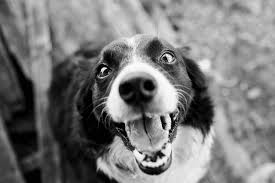
#> input picture EEE444-lab1/images/download.jpeg, 275 x 183 px
$ python -i fourier.py   (imports and definitions only)
#> lines starting #> are read from the running program, lines starting #| are printed output that depends on the picture
#> further down, picture is the input picture: shape (183, 275, 3); min 0, max 255, mean 120.7
import cv2
import numpy as np
from PyQt5 import QtWidgets, QtCore, QtGui
import matplotlib.pyplot as plt
from matplotlib.backends.backend_qt5agg import FigureCanvasQTAgg as FigureCanvas
from matplotlib.figure import Figure

# -------------------------- Fourier Processing Functions --------------------------

# [12 lines left out: functions freq_grid, gaussian_lowpass, not called in this run]

def gaussian_highpass(shape, D0):
    """Create Gaussian highpass filter."""
    return 1.0 - gaussian_lowpass(shape, D0)

# [5 lines left out: function butterworth_lowpass, not called in this run]

def butterworth_highpass(shape, D0, n):
    """Create Butterworth highpass filter."""
    return 1.0 - butterworth_lowpass(shape, D0, n)

# [5 lines left out: function ideal_lowpass, not called in this run]

def ideal_highpass(shape, D0):
    """Create ideal highpass filter."""
    return 1.0 - ideal_lowpass(shape, D0)

# [107 lines left out: functions bandpass_filter, notch_reject_filter, apply_filter_gray, apply_filter_rgb, not called in this run]

def compute_spectrum(img_rgb):
    """Compute and return the magnitude spectrum for display."""
    if img_rgb.ndim == 3:
        gray = cv2.cvtColor(img_rgb, cv2.COLOR_RGB2GRAY)
    else:
        gray = img_rgb

    gray = gray.astype(np.float32)
    F = np.fft.fft2(gray)
    F_shift = np.fft.fftshift(F)

    # Compute log magnitude spectrum
    magnitude = np.abs(F_shift)
    spectrum = np.log(1 + magnitude)
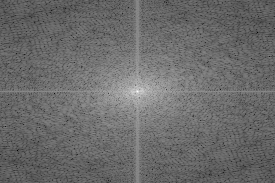
#> spectrum: shape (183, 275) float64; min 1.4, max 15.62, mean 7.39; drawn with min black and max white
    spectrum = cv2.normalize(spectrum, None, 0, 255, cv2.NORM_MINMAX)

    return spectrum.astype(np.uint8)

# [53 lines left out: functions phase_only_reconstruction, magnitude_only_reconstruction, not called in this run]

# -------------------------- Image Canvas for Results --------------------------

class ImageCanvas(QtWidgets.QLabel):
    """Simple image display widget."""

    # [574 lines left out: functions __init__, set_image_rgb, resizeEvent, create_fourier_tab, get_source_image, on_spectrum_clicked and 11 more, not called in this run]

>>> import cv2
>>> picture = cv2.cvtColor(cv2.imread('images/download.jpeg'), cv2.COLOR_BGR2RGB)
>>> result = compute_spectrum(picture)

$ run again, on EEE444-lab1/images/subject1.jpeg
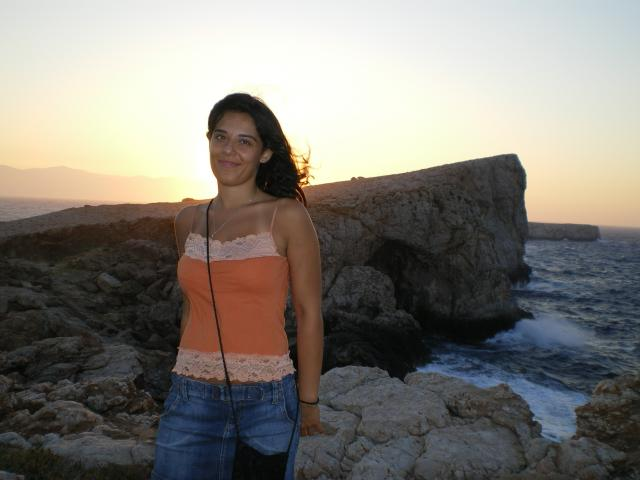
#> input picture EEE444-lab1/images/subject1.jpeg, 640 x 480 px
#> in compute_spectrum, `gray = cv2.cvtColor(img_rgb, cv2.COLOR_RGB2GRAY)`:
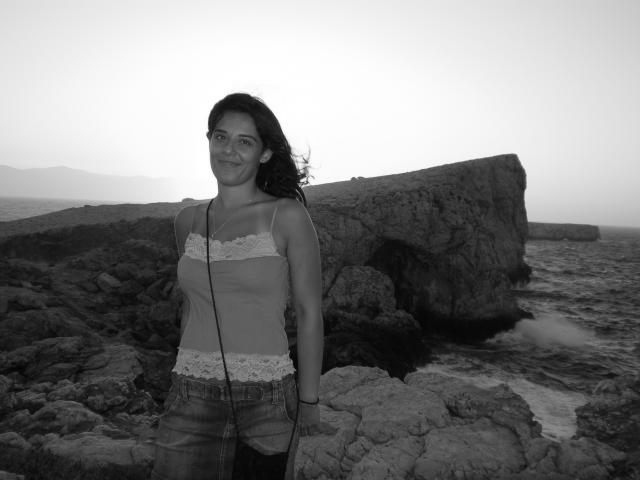
#> gray: shape (480, 640); min 0, max 255, mean 125.7
#> in compute_spectrum, `spectrum = np.log(1 + magnitude)`:
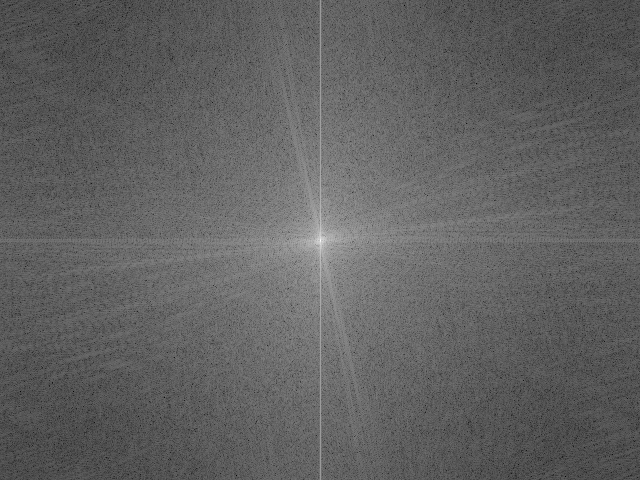
#> spectrum: shape (480, 640) float64; min 1.1, max 17.47, mean 7.35; drawn with min black and max white
